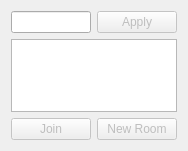
<?xml version="1.0" encoding="UTF-8"?>
<ui version="4.0">
 <class>MainWindow</class>
 <widget class="QMainWindow" name="MainWindow">
  <property name="geometry">
   <rect>
    <x>0</x>
    <y>0</y>
    <width>176</width>
    <height>151</height>
   </rect>
  </property>
  <property name="minimumSize">
   <size>
    <width>0</width>
    <height>0</height>
   </size>
  </property>
  <property name="maximumSize">
   <size>
    <width>16777215</width>
    <height>16777215</height>
   </size>
  </property>
  <property name="sizeIncrement">
   <size>
    <width>0</width>
    <height>0</height>
   </size>
  </property>
  <property name="windowTitle">
   <string>SET!</string>
  </property>
  <property name="toolButtonStyle">
   <enum>Qt::ToolButtonIconOnly</enum>
  </property>
  <widget class="QWidget" name="centralWidget">
   <layout class="QVBoxLayout" name="verticalLayout">
    <item>
     <layout class="QHBoxLayout" name="horizontalLayout_2">
      <item>
       <widget class="QLineEdit" name="lineEdit">
        <property name="minimumSize">
         <size>
          <width>0</width>
          <height>21</height>
         </size>
        </property>
        <property name="inputMethodHints">
         <set>Qt::ImhNoPredictiveText</set>
        </property>
        <property name="inputMask">
         <string/>
        </property>
        <property name="maxLength">
         <number>16</number>
        </property>
        <property name="frame">
         <bool>true</bool>
        </property>
       </widget>
      </item>
      <item>
       <widget class="QPushButton" name="pushButton">
        <property name="enabled">
         <bool>false</bool>
        </property>
        <property name="text">
         <string>Apply</string>
        </property>
       </widget>
      </item>
     </layout>
    </item>
    <item>
     <widget class="QTableView" name="tableView">
      <property name="frameShadow">
       <enum>QFrame::Sunken</enum>
      </property>
      <property name="verticalScrollBarPolicy">
       <enum>Qt::ScrollBarAlwaysOff</enum>
      </property>
      <property name="horizontalScrollBarPolicy">
       <enum>Qt::ScrollBarAlwaysOff</enum>
      </property>
      <property name="autoScroll">
       <bool>false</bool>
      </property>
      <property name="editTriggers">
       <set>QAbstractItemView::NoEditTriggers</set>
      </property>
      <property name="tabKeyNavigation">
       <bool>false</bool>
      </property>
      <property name="showDropIndicator" stdset="0">
       <bool>false</bool>
      </property>
      <property name="dragDropOverwriteMode">
       <bool>false</bool>
      </property>
      <property name="alternatingRowColors">
       <bool>true</bool>
      </property>
      <property name="selectionMode">
       <enum>QAbstractItemView::SingleSelection</enum>
      </property>
      <property name="selectionBehavior">
       <enum>QAbstractItemView::SelectRows</enum>
      </property>
      <property name="showGrid">
       <bool>false</bool>
      </property>
      <property name="gridStyle">
       <enum>Qt::SolidLine</enum>
      </property>
      <property name="cornerButtonEnabled">
       <bool>false</bool>
      </property>
      <attribute name="horizontalHeaderVisible">
       <bool>false</bool>
      </attribute>
      <attribute name="horizontalHeaderCascadingSectionResizes">
       <bool>false</bool>
      </attribute>
      <attribute name="horizontalHeaderDefaultSectionSize">
       <number>100</number>
      </attribute>
      <attribute name="horizontalHeaderHighlightSections">
       <bool>false</bool>
      </attribute>
      <attribute name="horizontalHeaderMinimumSectionSize">
       <number>30</number>
      </attribute>
      <attribute name="verticalHeaderVisible">
       <bool>false</bool>
      </attribute>
      <attribute name="verticalHeaderDefaultSectionSize">
       <number>30</number>
      </attribute>
      <attribute name="verticalHeaderHighlightSections">
       <bool>false</bool>
      </attribute>
      <attribute name="verticalHeaderMinimumSectionSize">
       <number>23</number>
      </attribute>
     </widget>
    </item>
    <item>
     <layout class="QHBoxLayout" name="horizontalLayout">
      <item>
       <widget class="QPushButton" name="pushButton_2">
        <property name="enabled">
         <bool>false</bool>
        </property>
        <property name="text">
         <string>Join</string>
        </property>
       </widget>
      </item>
      <item>
       <widget class="QPushButton" name="pushButton_3">
        <property name="enabled">
         <bool>false</bool>
        </property>
        <property name="text">
         <string>New Room</string>
        </property>
       </widget>
      </item>
     </layout>
    </item>
   </layout>
  </widget>
 </widget>
 <layoutdefault spacing="6" margin="11"/>
 <resources/>
 <connections/>
</ui>
